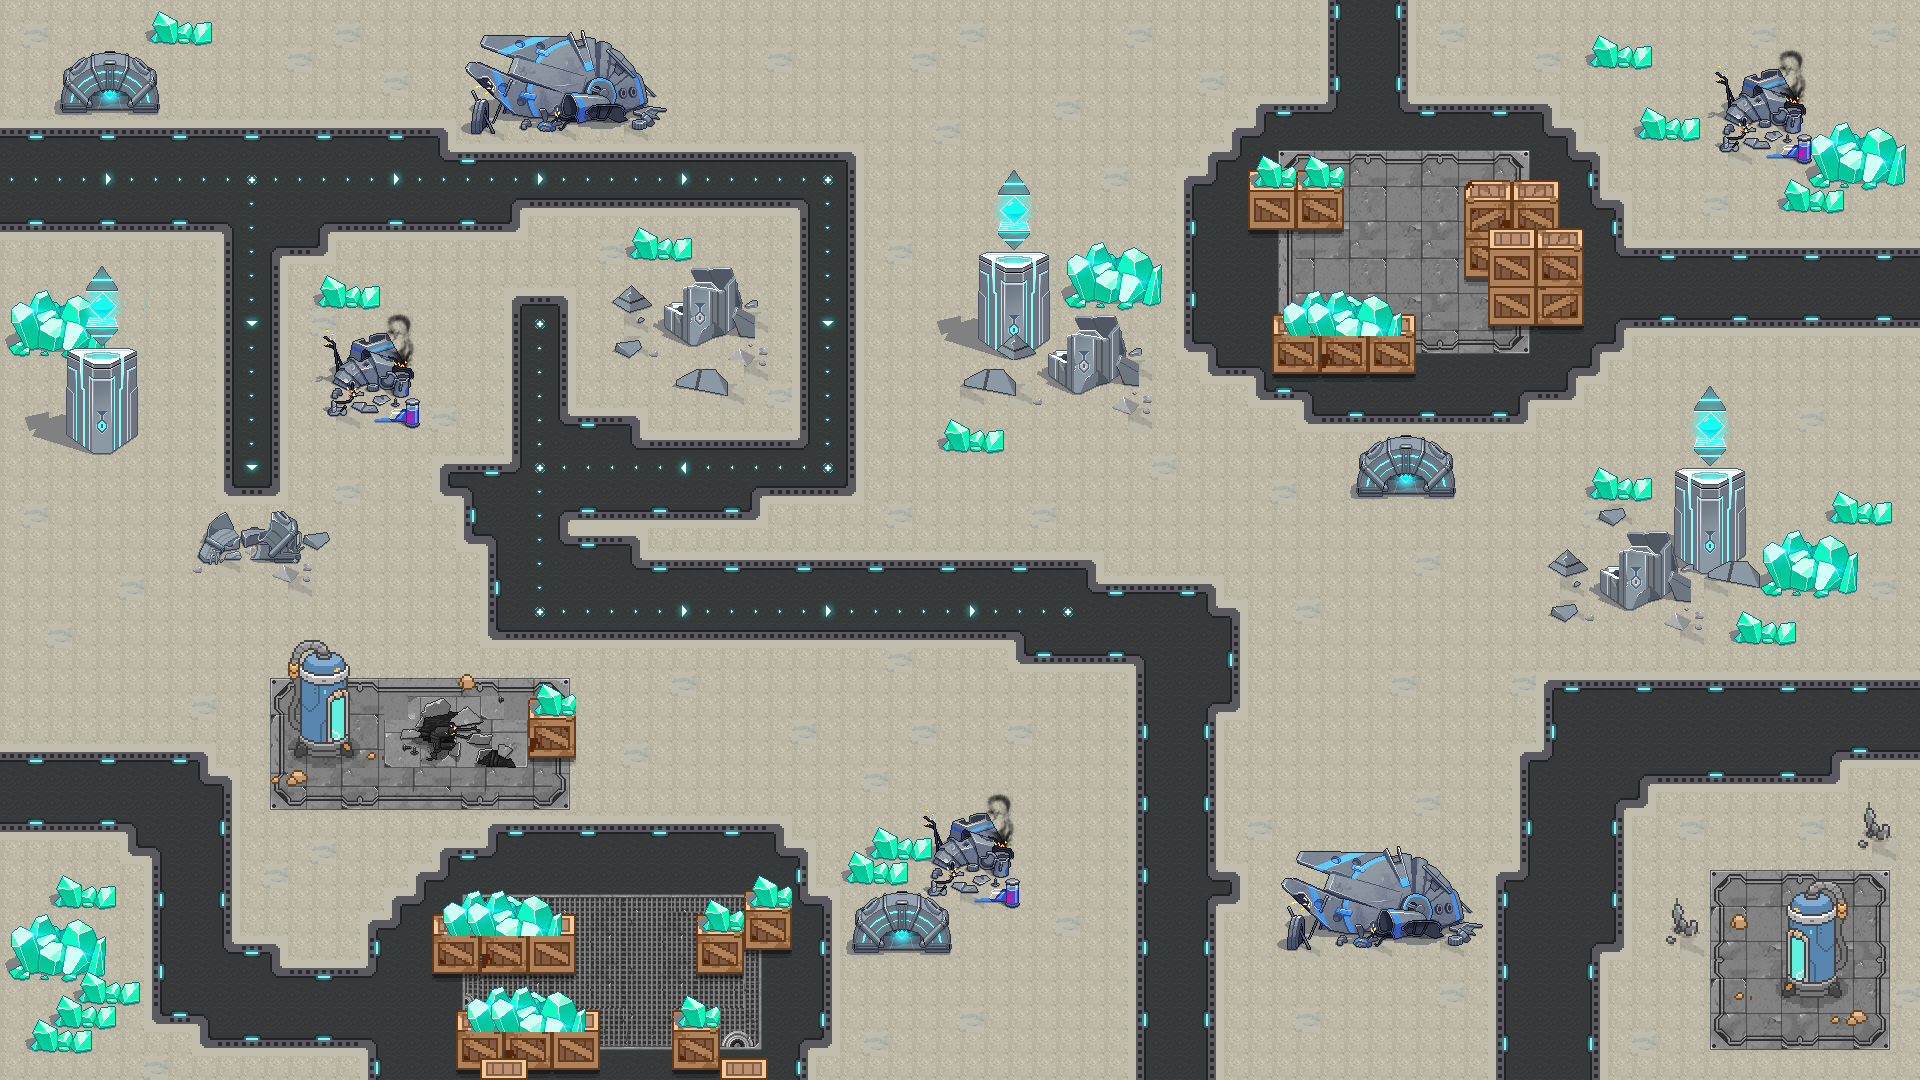

Below is a game level as drawn by its tile map, then a one-line description and the .tmx that defines it (tile-layer data replaced by summaries):
An orthogonal 80x45 tile map with 24x24 px tiles, 8 tile layers (grounds, 1, 2, old1, ...), 1 hidden layer not drawn, 6 tilesets and 11 objects.

<map version="1.0" tiledversion="2017.12.07" orientation="orthogonal" renderorder="right-down" width="80" height="45" tilewidth="24" tileheight="24" infinite="0" nextobjectid="87">
 <tileset firstgid="1" name="meta" tilewidth="24" tileheight="24" tilecount="3" columns="3">
  <image source="meta.png" width="72" height="24" />
  <tile id="0">
   <properties>
    <property name="pass" type="bool" value="false" />
   </properties>
  </tile>
  <tile id="2">
   <properties>
    <property name="pass" type="bool" value="true" />
   </properties>
  </tile>
 </tileset>
 <tileset firstgid="4" name="pathtag" tilewidth="24" tileheight="24" tilecount="3" columns="3">
  <image source="pathtag.png" width="72" height="24" />
 </tileset>
 <tileset firstgid="7" name="chapter1" tilewidth="24" tileheight="24" tilecount="1728" columns="32">
  <image source="chapter1.png" width="768" height="1296" />
 </tileset>
 <tileset firstgid="1735" name="UBT_2" tilewidth="24" tileheight="24" tilecount="2240" columns="32">
  <image source="UBT_2.png" width="768" height="1684" />
 </tileset>
 <tileset firstgid="3975" name="bigV" tilewidth="100" tileheight="68" tilecount="1" columns="1">
  <image source="bigV.png" width="101" height="69" />
 </tileset>
 <tileset firstgid="3976" name="smallV" tilewidth="67" tileheight="35" tilecount="1" columns="1">
  <image source="smallV.png" width="67" height="35" />
 </tileset>
 <layer name="grounds" width="80" height="45">
  <data>[3600 cells, 3600 non-empty, 62 distinct tile ids]</data>
 </layer>
 <layer name="1" width="80" height="45">
  <data>[3600 cells, 576 non-empty, 235 distinct tile ids]</data>
 </layer>
 <layer name="2" width="80" height="45">
  <data>[3600 cells, 184 non-empty, 125 distinct tile ids]</data>
 </layer>
 <layer name="old1" width="80" height="45">
  <data>[3600 cells, 177 non-empty, 89 distinct tile ids]</data>
 </layer>
 <layer name="old2" width="80" height="45">
  <data>[3600 cells, 22 non-empty, 22 distinct tile ids]</data>
 </layer>
 <layer name="3" width="80" height="45">
  <data>[3600 cells, 72 non-empty, 16 distinct tile ids]</data>
 </layer>
 <layer name="4" width="80" height="45">
  <data>[3600 cells, 36 non-empty, 16 distinct tile ids]</data>
 </layer>
 <layer name="pathtag" width="80" height="45">
  <data>[3600 cells, 105 non-empty, 8 distinct tile ids]</data>
 </layer>
 <objectgroup name="gameObj">
  <object id="69" gid="2249" x="947.333" y="445.333" width="24" height="24" />
  <object id="70" gid="2249" x="948" y="448.667" width="24" height="24" />
  <object id="73" gid="3975" x="410" y="344" width="100" height="68" />
  <object id="74" gid="3976" x="154.333" y="285" width="67" height="35" />
  <object id="75" gid="3976" x="139" y="416.333" width="67" height="35" />
  <object id="76" gid="3976" x="159" y="463.667" width="67" height="35" />
  <object id="77" gid="3976" x="729" y="256.667" width="67" height="35" />
  <object id="79" gid="3976" x="575" y="407.667" width="67" height="35" />
  <object id="80" gid="3976" x="542.333" y="286.333" width="67" height="35" />
  <object id="81" gid="3976" x="440.333" y="383.667" width="67" height="35" />
  <object id="84" gid="3976" x="861.667" y="418.333" width="67" height="35" />
 </objectgroup>
 <layer name="meta" width="80" height="45" visible="0" opacity="0.53">
  <data>[3600 cells, 210 non-empty, 1 distinct tile ids]</data>
 </layer>
</map>
